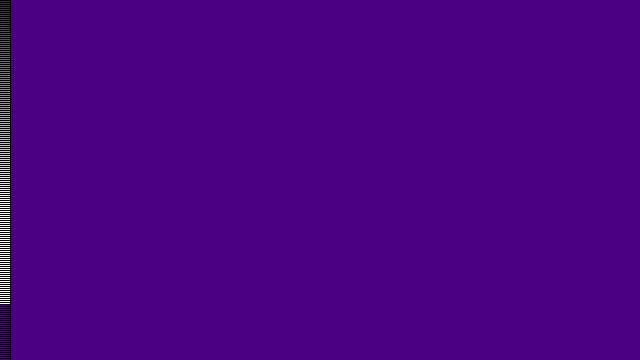
Frame 1 (no input)
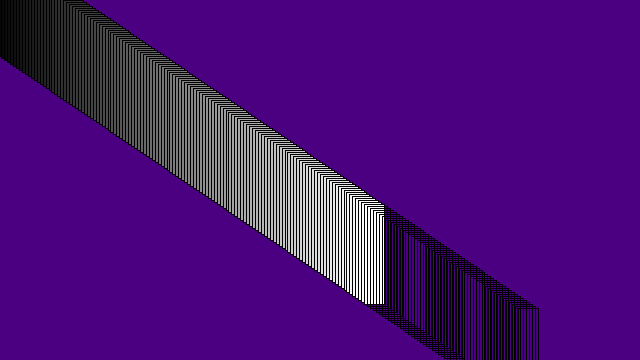
Frame 60 (the mouse pressed at the canvas centre just before this capture)
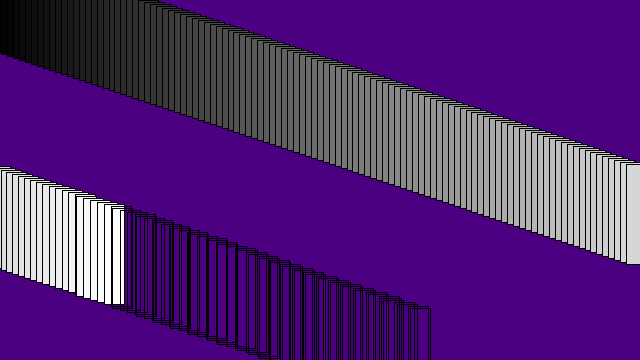
Frame 120 (the mouse held since frame 60 and released just before this capture)

The Processing sketch that drew these frames (run headless with seeded random() and noise(); from frame 60 on, the mouse is pressed at the canvas centre):

// Processing sketch: day18
// ── day18.pde
Car[] cars = new Car[180];
void setup(){
 size(640,360); 
 for(int i = 0; i < cars.length; i++){
   cars[i] = new Car(color(i*2),0,i*2,i/20.0);
 }
}
void draw(){
  background(75,0,130);
  for (int i=0;i < cars.length;i++){
  cars[i].steelbeams();
  cars[i].jetfuel();
  }
}
// ── Car.pde
class Car {
  color c;
  float xpos;
  float ypos;
  float xspeed;

  Car(color c_, float xpos_, float ypos_, float xspeed_) {
    c = c_;
    xpos = xpos_;
    ypos = ypos_;
    xspeed = xspeed_;
  }
  void steelbeams() {
    rectMode(CENTER);
    stroke(0);
    fill(c);
    rect(xpos, ypos, 20, 100);
  }
  void jetfuel() {
    xpos = xpos + xspeed;
    if (xpos > width) {
      xpos = 0;
    }
  }
}
